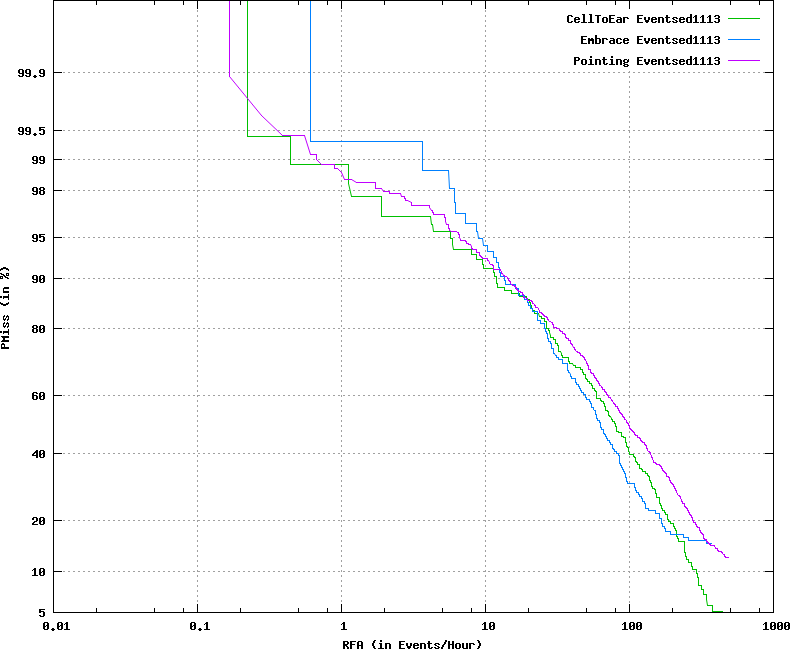

Generate this figure with gnuplot:
set terminal postscript color
set noxzeroaxis
set noyzeroaxis
### Using xScale = log
### Using yScale = nd
set style fill  transparent solid 0.10 noborder
### keyLoc=top keySpacing=0.7 keyFontFace=medium keyFontSize=
set key top samplen 1 spacing 0.7  font "medium,"
set size ratio 0.85
set title ''
set grid
set pointsize 3
set ylabel 'PMiss (in %)'
set xlabel 'RFA (in Events/Hour)'

set xtics 
set logscale x
set noytics
set ytics ('5' -1.6449, '10' -1.2816, '20' -0.8416, '40' -0.2533, '60' 0.2533, '80' 0.8416, '90' 1.2816, '95' 1.6449, '98' 2.0537, '99' 2.3263, '99.5' 2.5758, '99.9' 3.0902)
plot [0.01:1000] [-1.64485362793551:3.7190172740417] \
  'output.det.CellToEar_Event.dat.1' using 5:2 title 'CellToEar Eventsed1113' with  lines  lc 2 lw 1,\
  'output.det.Embrace_Event.dat.1' using 5:2 title 'Embrace Eventsed1113' with  lines  lc 3 lw 1,\
  'output.det.Pointing_Event.dat.1' using 5:2 title 'Pointing Eventsed1113' with  lines  lc 4 lw 1
